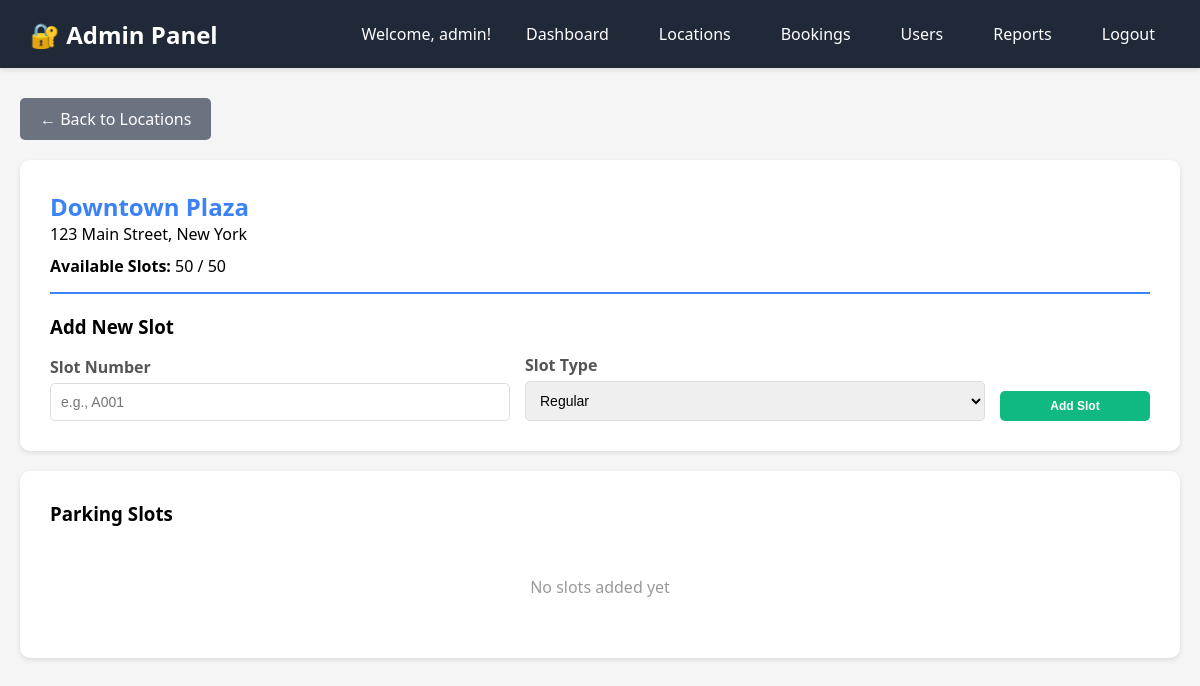
/admin/view_slots.php?location_id=1 (signed in), run on the app's committed database.
### tables this page shows
CREATE TABLE IF NOT EXISTS parking_locations (
    id INT AUTO_INCREMENT PRIMARY KEY,
    location_name VARCHAR(100) NOT NULL,
    address TEXT NOT NULL,
    city VARCHAR(50) NOT NULL,
    total_slots INT NOT NULL,
    available_slots INT NOT NULL,
    price_per_hour DECIMAL(10,2) NOT NULL,
    price_per_day DECIMAL(10,2) NOT NULL,
    price_per_month DECIMAL(10,2) NOT NULL,
    status ENUM('active', 'inactive') DEFAULT 'active',
    created_at TIMESTAMP DEFAULT CURRENT_TIMESTAMP
);

### admin/view_slots.php (the view, shortened to what this page needs)
<?php
$location_id = isset($_GET['location_id']) ? intval($_GET['location_id']) : 0;
$conn = getDBConnection();
$stmt = $conn->prepare("SELECT * FROM parking_locations WHERE id = ?");
$stmt->bind_param("i", $location_id);
$stmt->execute();
$location = $stmt->get_result()->fetch_assoc();
$slots = $conn->query("SELECT * FROM parking_slots WHERE location_id = $location_id ORDER BY slot_number");
?>
<!DOCTYPE html>
<html lang="en">
<head>
</head>
<body>
    <div class="navbar">
        <h1>🔐 Admin Panel</h1>
        <div class="navbar-right">
            <span>Welcome, <?php echo htmlspecialchars($_SESSION['admin_username']); ?>!</span>
            <a href="dashboard.php">Dashboard</a>
            <a href="manage_locations.php">Locations</a>
            <a href="manage_bookings.php">Bookings</a>
            <a href="manage_users.php">Users</a>
            <a href="reports.php">Reports</a>
            <a href="logout.php">Logout</a>
        </div>
    </div>
    <div class="container">
        <a href="manage_locations.php" class="btn-back">← Back to Locations</a>
        <div class="card">
            <div class="location-header">
                <h2><?php echo htmlspecialchars($location['location_name']); ?></h2>
                <p><?php echo htmlspecialchars($location['address']); ?>, <?php echo htmlspecialchars($location['city']); ?></p>
                <p style="margin-top: 10px;">
                    <strong>Available Slots:</strong> <?php echo $location['available_slots']; ?> / <?php echo $location['total_slots']; ?>
                </p>
            </div>
            <h3 style="margin-bottom: 15px;">Add New Slot</h3>
            <form method="POST" action="" style="display: grid; grid-template-columns: 1fr 1fr 150px; gap: 15px; align-items: end;">
                <div class="form-group" style="margin-bottom: 0;">
                    <label for="slot_number">Slot Number</label>
                    <input type="text" id="slot_number" name="slot_number" required placeholder="e.g., A001">
                </div>
                <div class="form-group" style="margin-bottom: 0;">
                    <label for="slot_type">Slot Type</label>
                    <select id="slot_type" name="slot_type" required>
                        <option value="regular">Regular</option>
                    </select>
                </div>
                <button type="submit" name="add_slot" class="btn btn-success">Add Slot</button>
            </form>
        </div>
        <div class="card">
            <h3 style="margin-bottom: 20px;">Parking Slots</h3>
            <?php if ($slots->num_rows > 0): ?>
                <div class="slots-grid">
                    <?php while ($slot = $slots->fetch_assoc()): ?>
                        <div class="slot-card <?php echo $slot['status']; ?>">
                            <div class="slot-number"><?php echo htmlspecialchars($slot['slot_number']); ?></div>
                            <div class="slot-type"><?php echo ucfirst($slot['slot_type']); ?></div>
                            <div class="slot-status status-<?php echo $slot['status']; ?>">
                                <?php echo ucfirst($slot['status']); ?>
                            </div>
                            <?php if ($slot['status'] == 'available'): ?>
                                <a href="?location_id=<?php echo $location_id; ?>&update_slot=<?php echo $slot['id']; ?>&status=maintenance" class="btn btn-primary">
                                    Set Maintenance
                                </a>
                            <?php elseif ($slot['status'] == 'maintenance'): ?>
                                <a href="?location_id=<?php echo $location_id; ?>&update_slot=<?php echo $slot['id']; ?>&status=available" class="btn btn-success">
                                    Set Available
                                </a>
                            <?php endif; ?>
                        </div>
                    <?php endwhile; ?>
                </div>
            <?php else: ?>
                <p style="text-align: center; color: #999; padding: 30px;">No slots added yet</p>
            <?php endif; ?>
        </div>
    </div>
</body>
</html>

### admin/view_slots.php (style rules this page uses)
* { margin: 0; padding: 0; box-sizing: border-box; }
body { font-family: 'Segoe UI', Tahoma, Geneva, Verdana, sans-serif; background: #f5f5f5; }
.navbar { background: #1f2937; color: white; padding: 15px 30px; display: flex; justify-content: space-between; align-items: center; box-shadow: 0 2px 5px rgba(0,0,0,0.1); }
.navbar h1 { font-size: 24px; }
.navbar-right { display: flex; gap: 20px; align-items: center; }
.navbar a { color: white; text-decoration: none; padding: 8px 15px; border-radius: 5px; transition: background 0.3s; }
.container { max-width: 1200px; margin: 30px auto; padding: 0 20px; }
.card { background: white; padding: 30px; border-radius: 10px; box-shadow: 0 2px 5px rgba(0,0,0,0.1); margin-bottom: 20px; }
.location-header { border-bottom: 2px solid #3b82f6; padding-bottom: 15px; margin-bottom: 20px; }
.location-header h2 { color: #3b82f6; }
.form-group { margin-bottom: 15px; }
label { display: block; margin-bottom: 5px; color: #555; font-weight: 600; }
input, select { width: 100%; padding: 10px; border: 1px solid #ddd; border-radius: 5px; font-size: 14px; }
.btn { padding: 8px 15px; border: none; border-radius: 5px; font-size: 12px; font-weight: 600; cursor: pointer; transition: all 0.3s; }
.btn-success { background: #10b981; color: white; }
.btn-back { display: inline-block; padding: 10px 20px; background: #6b7280; color: white; text-decoration: none; border-radius: 5px; margin-bottom: 20px; }

### data on the page
parking_locations: location_name "Downtown Plaza", address "123 Main Street", city "New York", available_slots "50", total_slots "50"

### other printed values
$_SESSION['admin_username'] "admin"
